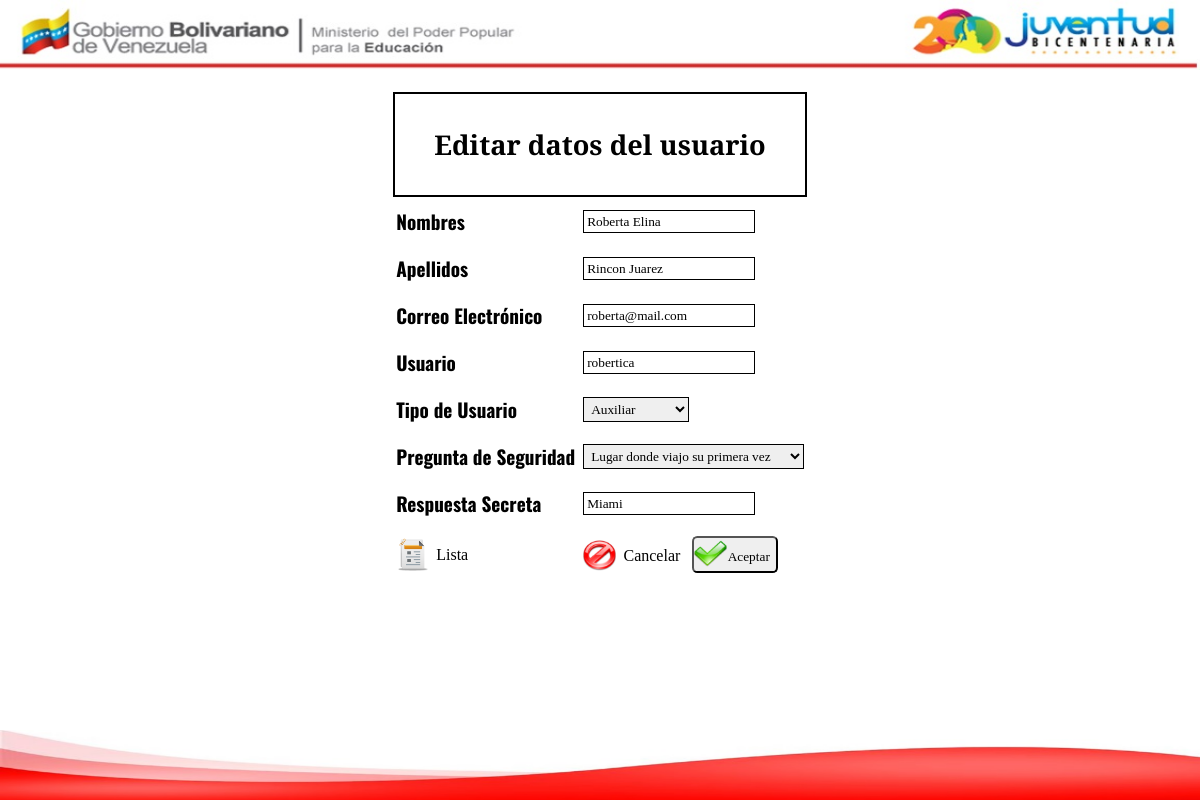
/admin/usuarios/editar.php?id=3 (signed in), run on the app's committed database.
### tables this page shows
CREATE TABLE IF NOT EXISTS `usuarios` (
  `id` int(11) NOT NULL,
  `nombres` varchar(50) NOT NULL,
  `apellidos` varchar(50) NOT NULL,
  `email` varchar(50) NOT NULL,
  `usuario` varchar(50) NOT NULL,
  `clave` varchar(20) NOT NULL,
  `tipo` varchar(20) NOT NULL,
  `preg` varchar(100) NOT NULL,
  `resp` varchar(100) NOT NULL,
  `estado` varchar(20) NOT NULL
);

### sql/Crud.php (called while the page is built, shortened)
<?php
class Crud{
	public $select;
	public $from;
	public $condition;
	public function Read()
	{
		$model = new Conexion();
		$conexion = $model->conectar();
		$select = $this->select;
		$from = $this->from;
		$condition = $this->condition;
		if ($condition != '')
		{
			$condition = " WHERE ".$condition;
		}
		$sql = "SELECT $select FROM $from $condition";
		$consulta = $conexion->prepare($sql);
		$consulta->execute();
	}
}
 ?>

### sql/usuarios/Perfil.php (called while the page is built, shortened)
<?php
if (isset($_GET['id']))
{
	$id = htmlspecialchars($_GET['id']);
	if (!preg_match("/^[0-9]+$/", $id))
	{
		session_destroy();
		header("location:$dominio");
	}
	else
	{
		$model = new Crud();
		$model->select = "*";
		$model->from = "usuarios";
		$model->condition = "id=$id";
		$model->Read();
		$filas = $model->rows;
		foreach ($filas as $fila)
		{
			$nombres = $fila['nombres'];
			$apellidos = $fila['apellidos'];
			$email = $fila['email'];
			$usuario = $fila['usuario'];
			$tipo = $fila['tipo'];
			$preg = $fila['preg'];
			$resp = $fila['resp'];
		}
	}
}
?>

### admin/usuarios/editar.php (the view, shortened to what this page needs)
<?php
require '../../templates/dominio.php';
require '../../sql/Crud.php';
require '../../sql/usuarios/Perfil.php';
require '../../templates/admin/meta.php';
?>
<?php require '../../templates/plugins.php'; ?>
<?php require '../../templates/admin/header.php'; ?>
<form id="add-user">
    <table class="form-content">
        <tr>
            <td class="title" colspan="2">
                <h2 align="center">Editar datos del usuario</h2>
            </td>
        </tr>
        <tr>
            <td><label for="nombres">Nombres</label></td>
            <td><input type="text" name="nombres" id="nombres" maxlength="50" value="<?php echo $nombres; ?>"></td>
        </tr>
        <tr>
            <td><label for="apellidos">Apellidos</label></td>
            <td><input type="text" name="apellidos" id="apellidos" maxlength="50" value="<?php echo $apellidos; ?>"></td>
        </tr>
        <tr>
            <td><label for="email">Correo Electrónico</label></td>
            <td><input type="email" name="email" id="email" maxlength="50" value="<?php echo $email; ?>"></td>
        </tr>
        <tr>
            <td><label for="usuario">Usuario</label></td>
            <td><input type="text" name="usuario" id="usuario" maxlength="50" value="<?php echo $usuario; ?>"></td>
        </tr>
        <tr>
            <td><label for="tipo">Tipo de Usuario</label></td>
            <td>
                <select name="tipo" id="tipo">
                    <option value="<?php echo $tipo; ?>"><?php echo $tipo; ?></option>
                </select>
            </td>
        </tr>
        <tr>
            <td><label for="preg">Pregunta de Seguridad</label></td>
            <td>
                <select name="preg" id="preg">
                    <option value="<?php echo $preg; ?>"><?php echo $preg; ?></option>
                </select>
            </td>
        </tr>
        <tr>
            <td><label for="resp">Respuesta Secreta</label></td>
            <td><input type="text" name="resp" id="resp" maxlength="100" value="<?php echo $resp; ?>"></td>
        </tr>
        <tr>
            <td>
                <a href="index.php" class="transparente reportes"><span>Lista</span></a>
            </td>
            <td>
                <a class="transparente cancelar" href="index.php"><span>Cancelar</span></a>
                <button class="transparente aceptar"><span>Aceptar</span></button>
            </td>
        </tr>
    </table>
</form>
<?php require '../../templates/admin/footer.php'; ?>

### css/style.css (style rules this page uses)
* { margin: 0; padding: 0; font-family: 'Bitter', serif; }
.reportes { background-image: url(../img/reportes.png); }
table { margin: auto; width: auto; }
.form-content { padding: 1em; }
.form-content td { padding: 0.5em 0.2em; }
.form-content .title { font-family: 'Oswald', sans-serif; padding: 2em 0; border: 2px solid #000; }
.form-content .title h2 { font-weight: 800; font-size: 1.7em; }
.form-content label { font-weight: bold; font-size: 1.2em; font-family: 'Oswald', sans-serif; }
.form-content input, textarea, select { padding: 0.2em; font-weight: 500; border: 1px double #000; }
.form-content button { border-radius: 0.4em; padding: 0.5em; font-weight: 300; cursor: pointer; font-family: 'Oswald', sans-serif; }
.transparente { background-color: none; padding: 0.5em; text-decoration: none; background-position: left; background-repeat: no-repeat; background-size: contain; color: black; border-radius: 0.4em; }
.transparente span { margin-left: 2em; }
.aceptar { background-image: url(../img/aceptar.png); }
.cancelar { background-image: url(../img/cancelar.png); }

### data on the page
usuarios: nombres "Roberta Elina", apellidos "Rincon Juarez", email "roberta@mail.com", usuario "robertica", tipo "Auxiliar", preg "Lugar donde viajo su primera vez", resp "Miami"
